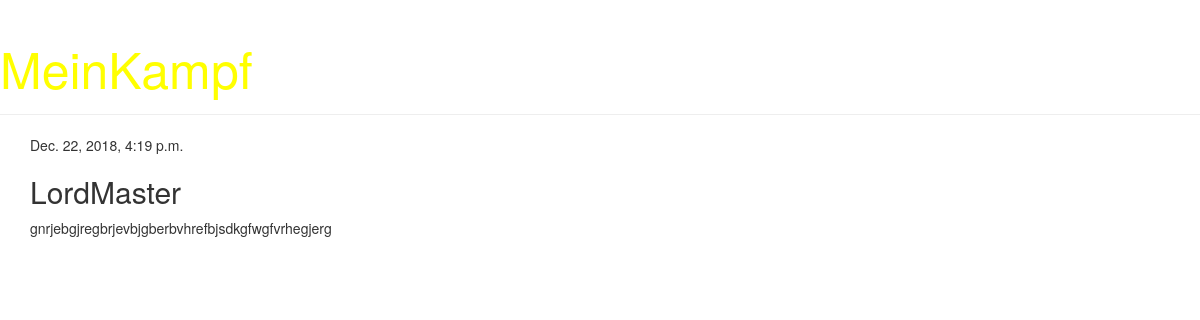
The app's page /post/1/ with its own data.
### blog/models.py (models this page shows, shortened)
class Post(models.Model):
    author = models.ForeignKey(settings.AUTH_USER_MODEL, on_delete=models.CASCADE)
    title = models.CharField(max_length=200)
    text = models.TextField()
    created_date = models.DateTimeField(default=timezone.now)
    published_date = models.DateTimeField(blank=True, null=True)

### blog/views.py (the view)
def post_detail(request, pk):
    post = get_object_or_404(Post, pk=pk)
    return render(request, 'blog/post_detail.html', {'post': post})

### blog/templates/blog/post_detail.html
{% extends 'blog/base.html' %}
{% block content %}
    <div class="post">
        {% if post.published_date %}
            <div class="date">
                {{ post.published_date }}
            </div>
        {% endif %}
        <h2>{{ post.title }}</h2>
        <p>{{ post.text|linebreaksbr }}</p>
    </div>
{% endblock %}

### records on screen
Post: published_date "Dec. 22, 2018, 4:19 p.m.", title "LordMaster", text "gnrjebgjregbrjevbjgberbvhrefbjsdkgfwgfvrhegjerg"
